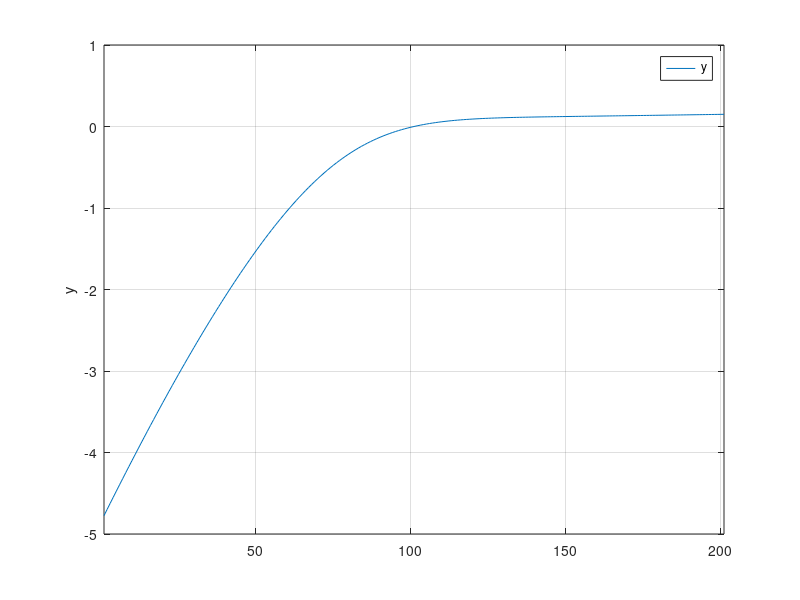

Here is the MATLAB script that generated this plot: (Note: this script raises an error after producing the figure.)
addpath('../../../../../matlab2tikz-master/src/');
outputFile = '../../../../doc/projekt/figure/zad2charstat.tex';

y = dlmread('char_y.csv','\t');

u = dlmread('char_u.csv','\t');

%z = dlmread('zad6_z_best_nie_licz_zakl.csv','\t');
x = 1:length(u);

figure(1);


%subplot(2,1, 1);
hold on;
plot(x,y);
xlim([min(x) max(x)]);
%title('y');
%xlabel('k');
ylabel('y');
legend('y', 'Location', 'NorthEast');
%ylim([floor(min(y)) ceil(0.5+max(y))]);
grid on;
box on;

% subplot(,1, 2);
% hold on;
% %stairs(x,u);
% plot(x,u);
% plot(x,u1);
% plot(x,u2);
% plot(x,u3);
% plot(x,u4);
% xlim([min(x) max(x)]);
% %title('u');
% %xlabel('k');
% ylabel('u');
% legend('u', 'Location', 'NorthEast');
% grid on;
% box on;

% subplot(3,1, 3);
% hold on;
% stairs(x,z);
% xlim([min(x) max(x)]);
% %title('z');
% xlabel('k');
% ylabel('z');
% legend('z', 'Location', 'NorthEast');
% grid on;
% box on;

% dwie linijki poni�ej zapewniaj� poprawne ustawienie wykresu w pdf-ie
% oraz pozwalaj� nazwa� wykres pod spodem
%beforeFigure = [sprintf('\\begin{figure}[H] \n\\centering')];
%afterFigure = [sprintf('\\caption{%s}\n\\end{figure}', title)];

matlab2tikz(outputFile, ...
    'showInfo', false, ...
    'encoding', 'UTF-8');
%    'extraCode', beforeFigure, ...
%    'extraCodeAtEnd', afterFigure);
hold off;
%close(1)
